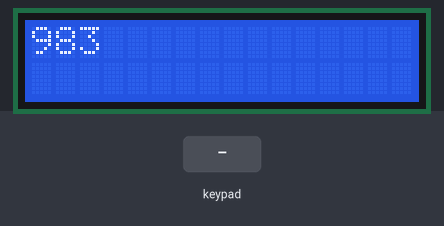
A sketch run on a simulated Arduino Uno, built with avr-gcc and run on an emulated ATmega328P. Parts: 16×2 character LCD. The test bench sets the inputs (shaded band). Random numbers use the default seed unless the sketch sets one; what the sketch prints to the serial monitor is not drawn.

Above: at 4.2 s.
4.3 s: keypad keys 8 7 6 5 # pressed 0.4 s apart
At 7.3 s:
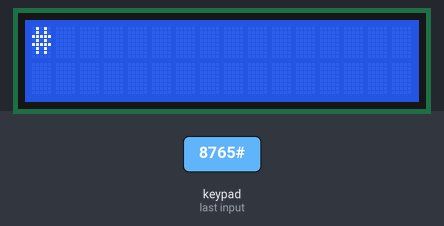
7.8 s: key '*' pressed
At 8.2 s:
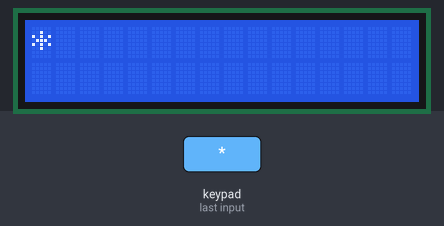
9.3 s: key '1' pressed
At 10.0 s:
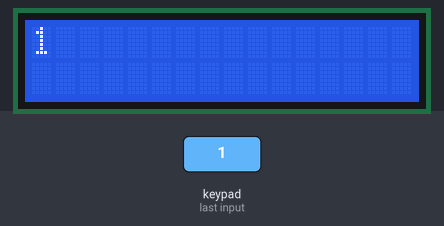
10.8 s: keypad keys 4 3 2 pressed 0.4 s apart
At 12.3 s:
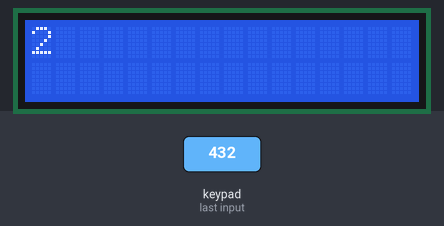
13.5 s: key '#' pressed
At 14.4 s:
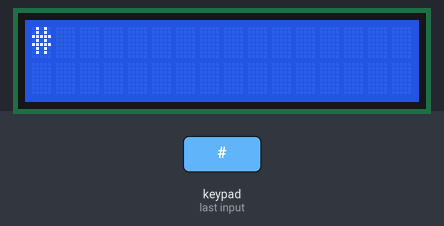
15.0 s: key '2' pressed
At 15.5 s:
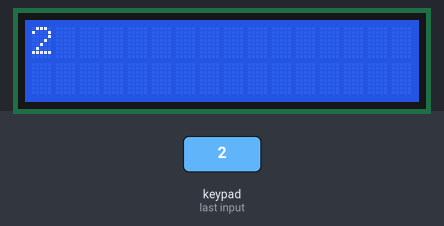
Timing chart, 0 to 17.5 s (numbered marks = the images above; inputs shaded):
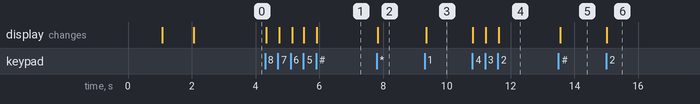

The sketch:

KeypadMemoryPuzzle.ino
```cpp
//setup

//matrix membrane 4x3 keypad
//black and red cable not connected
//white cable 3
//gray cable 8
//purple cable 4
//blue cable 5
//green cable 2
//yellow cable 6
//orange cable 7

//lcd
//lcd gnd to gnd
//lcd vcc to 5V
//lcd sda to a4
//lcd scl to a5

//libraries
#include <Keypad.h>
#include <Wire.h>
#include <LCDIC2.h>

//size of screen used
LCDIC2 lcd(0x27, 16, 2);


// Define the number of rows on the keypad
const byte ROWS = 4;
// Define the number of columns on the keypad
const byte COLS = 3;
char keys[ROWS][COLS] = { // Matrix defining character to return for each key
  {'1','2','3'},
  {'4','5','6'},
  {'7','8','9'},
  {'*','0','#'}
};
byte rowPins[ROWS] = {8, 7, 6, 5};
byte colPins[COLS] = {4, 3, 2};
//initialize an instance of class
Keypad keypad = Keypad( makeKeymap(keys), rowPins, colPins, ROWS, COLS );

//all possible keys
const char keysArr[13] = {'1', '2', '3', '4', '5', '6', '7', '8', '9', '*', '0', '#'};
int randNum;


void setup(){

  Serial.begin(9600);
  randomSeed(analogRead(0));
  lcd.begin();
  //generate 3 random numbers and store in array
  for (int i = 0; i < 3; i++){
    randNum = random(0,12);
    lcd.setCursor(i,0);
    lcd.print(keysArr[randNum]);
    delay(1000);
  }
}

void loop(){
  char key = keypad.getKey();


  if (key){     // If key is pressed, send it to the Serial Monitor Window
    Serial.println(key);
    lcd.clear();
    lcd.setCursor(0,0);
    lcd.print(key);
  }
  delay(50);
}
```

Measured:
- after the input at 4.3 s, the display: first changes at once (image 1 shows a later state)
- after the input at 7.8 s, the display: changes at once (image 2)
- after the input at 9.3 s, the display: changes after 0.05 s (image 3)
- after the input at 10.8 s, the display: first changes at once (image 4 shows a later state)
- after the input at 13.5 s, the display: changes after 0.05 s (image 5)
- after the input at 15.0 s, the display: changes at once (image 6)
